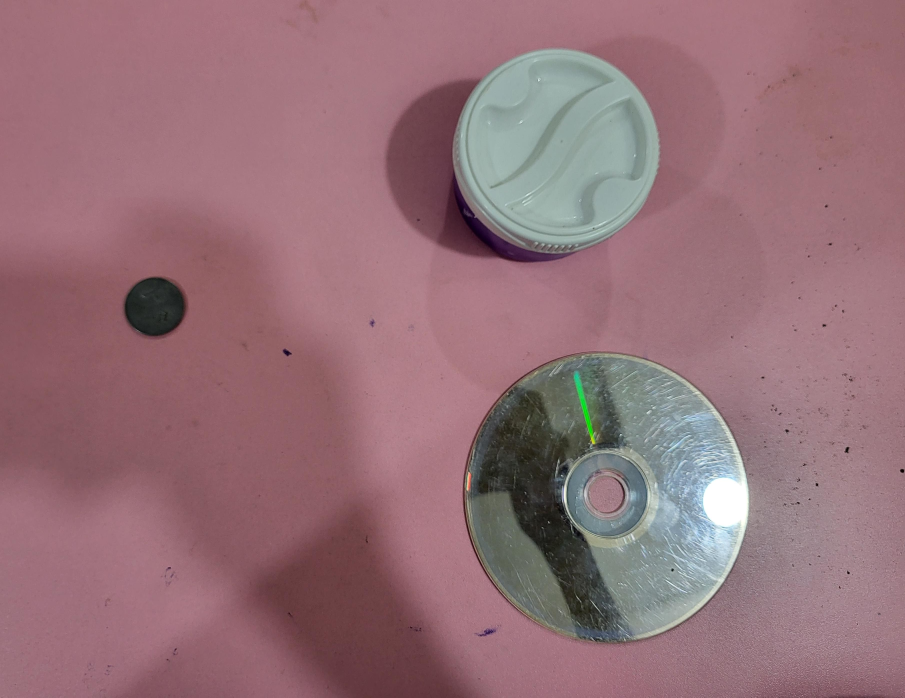
#> input picture test1.png, 3620 x 2790 px (shown at 1/4 size)
$ python cion.py   (older library calls are emulated)
#> lines starting #> are read from the running program, lines starting #| are printed output that depends on the picture; after the words box and inside, x2 and y2 are one past the last pixel; in counts of white or black regions, pixels touching at a corner belong together
# Object Dimension Measurement using Computer Vision
# This script measures the dimensions of objects in an image using a reference object

# Import required libraries
from scipy.spatial import distance as dist  # For calculating Euclidean distances
from imutils import perspective               # For perspective correction and point ordering  # type: ignore
from imutils import contours                 # For contour sorting utilities  # type: ignore
import numpy as np                           # For numerical operations and array handling
import imutils                               # Additional computer vision utilities  # type: ignore
import cv2                                   # OpenCV for image processing


def midpoint(ptA, ptB):
	"""
	Calculate the midpoint between two points
	Args:
		ptA: First point (x, y)
		ptB: Second point (x, y)
	Returns:
		Tuple containing the midpoint coordinates
	"""
	return ((ptA[0] + ptB[0]) * 0.5, (ptA[1] + ptB[1]) * 0.5)

# Configuration parameters
image_path = 'test1.png'      # Path to the input image
ref_obj_width = 25            # Width of the reference object in millimeters (used for scale calibration)

# Load and preprocess the image
image = cv2.imread(image_path)
#> image is the input picture: shape (2790, 3620, 3); mean B, G, R 119.7, 112.6, 148.8

# Get original image dimensions
height = image.shape[0]
#> height = 2790
width = image.shape[1]
#> width = 3620

# Resize image to 1/5 of original size for faster processing
image = cv2.resize(image, (int(width/5),int(height/5)))
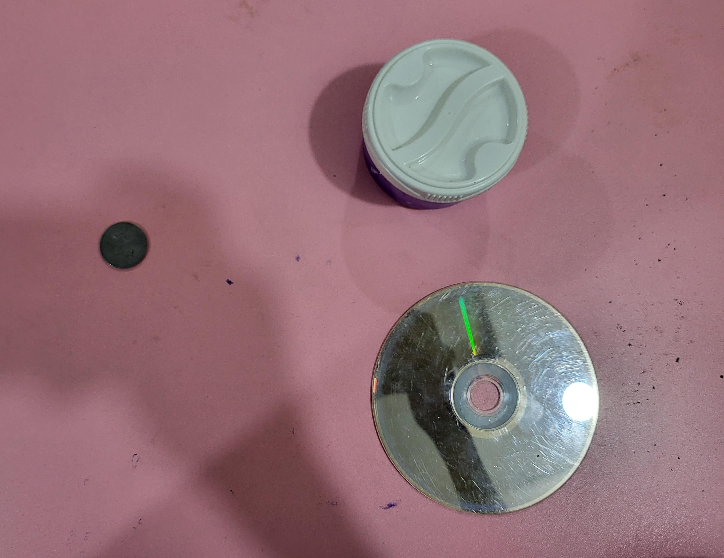
#> image: shape (558, 724, 3); mean B, G, R 119.7, 112.6, 148.8

print(image.shape)  # Display the new image dimensions
#| (558, 724, 3)

# Convert image to grayscale for edge detection
gray = cv2.cvtColor(image, cv2.COLOR_BGR2GRAY)
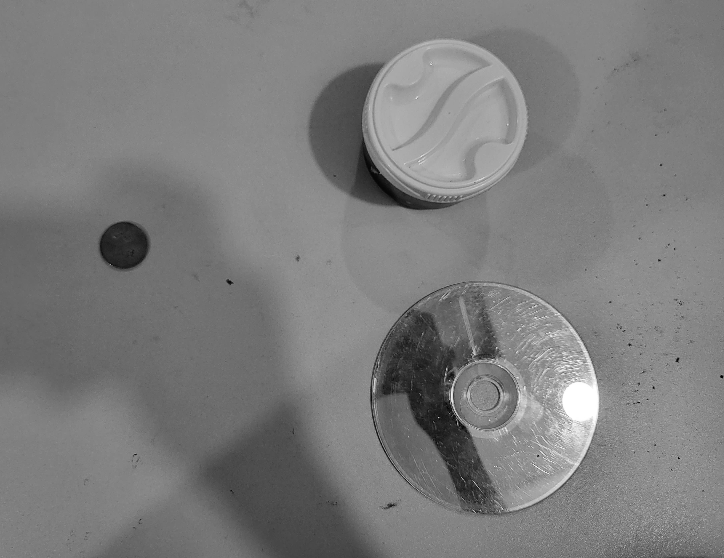
#> gray: shape (558, 724); min 0, max 255, mean 124.2
# Apply Gaussian blur to reduce noise
gray = cv2.GaussianBlur(gray, (7, 7), 0)

# Edge detection using Canny algorithm
edged = cv2.Canny(gray, 50, 100)
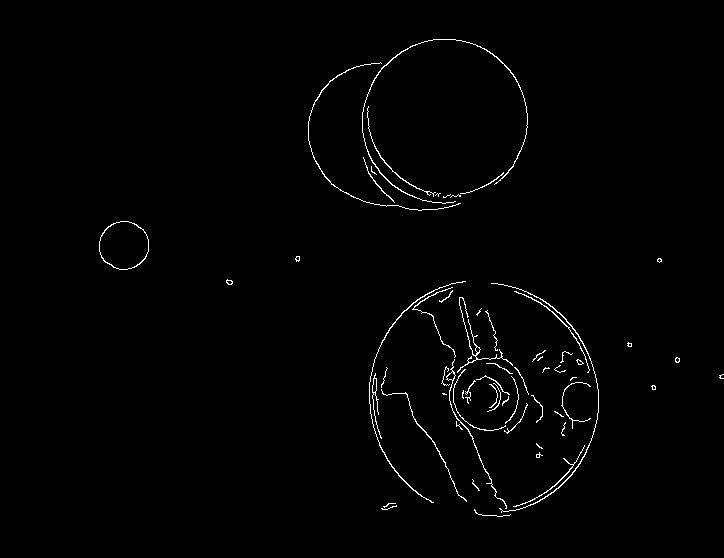
#> edged: shape (558, 724); 1.1% white in thin lines or dots, all inside (x1, y1, x2, y2) = (99, 39, 724, 517)
# Morphological operations to clean up the edges
# Dilation: expand white regions (edges)
edged = cv2.dilate(edged, None, iterations=1)  # type: ignore
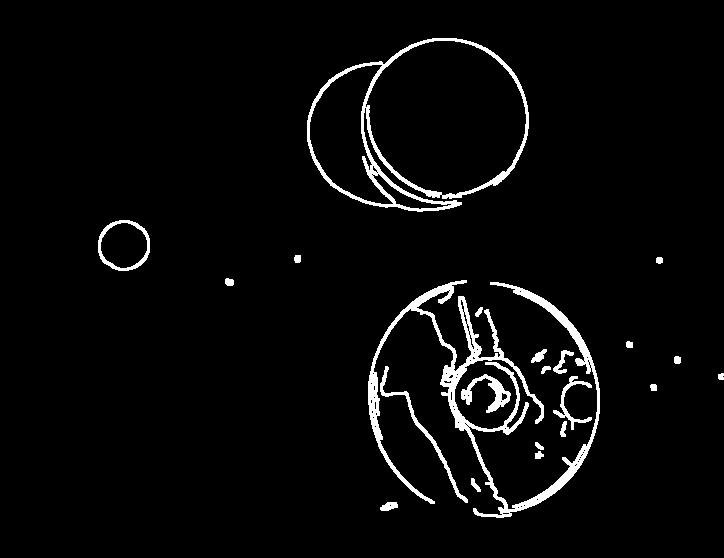
#> edged: shape (558, 724); 3.6% white; 22 white regions, largest, box (x1, y1, x2, y2) and area: (368, 280, 600, 518) 7383, (307, 38, 529, 212) 3935, (380, 366, 468, 503) 678
# Erosion: shrink white regions back to original size, removing noise
edged = cv2.erode(edged, None, iterations=1)  # type: ignore
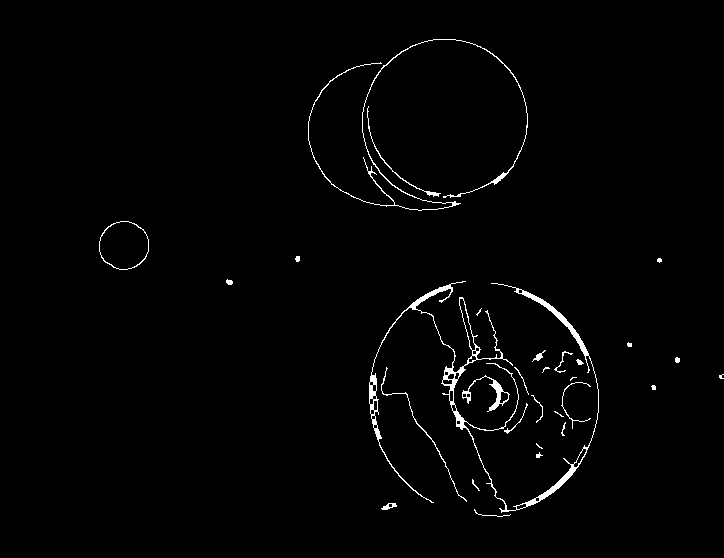
#> edged: shape (558, 724); 1.4% white; 30 white regions (7 under 20 px)

# Find contours in the edge-detected image
cnts = cv2.findContours(edged.copy(), cv2.RETR_EXTERNAL,
	cv2.CHAIN_APPROX_SIMPLE)
#> cnts = 30 contours, 19 with area under 20; largest, box (x1, y1, x2, y2) and area: (369, 281, 599, 513) 2435, (99, 221, 149, 270) 1867, (462, 375, 510, 412) 307, (308, 39, 528, 211) 294, (367, 106, 441, 197) 70
# Extract contours from the result (handles different OpenCV versions)
cnts = imutils.grab_contours(cnts)

# Sort contours from left-to-right for consistent processing
(cnts, _) = contours.sort_contours(cnts)
pixelsPerMetric = None  # Variable to store the pixel-to-metric ratio

# Process each contour found in the image
for c in cnts:
	# Filter out small contours (noise) - skip contours smaller than 100 pixels
	if cv2.contourArea(c) < 100:
		continue

	# Create a copy of the original image for drawing measurements
	orig = image.copy()

	# Find the minimum area rectangle that encloses the contour
	box = cv2.minAreaRect(c)
	# Get the corner points of the bounding box
	box = cv2.cv.BoxPoints(box) if imutils.is_cv2() else cv2.boxPoints(box)  # type: ignore
	box = np.array(box, dtype="int")

	# Order the points in a consistent manner (top-left, top-right, bottom-right, bottom-left)
	box = perspective.order_points(box)
	# Draw the bounding box on the image
	cv2.drawContours(orig, [box.astype("int")], -1, (0, 255, 0), 2)

	# Draw circles at each corner of the bounding box
	for (x, y) in box:
		cv2.circle(orig, (int(x), int(y)), 5, (0, 0, 255), -1)

	# Unpack the ordered bounding box points
	(tl, tr, br, bl) = box

	# Calculate midpoints of the top and bottom edges
	(tltrX, tltrY) = midpoint(tl, tr)    # Top edge midpoint
	(blbrX, blbrY) = midpoint(bl, br)    # Bottom edge midpoint

	# Calculate midpoints of the left and right edges
	(tlblX, tlblY) = midpoint(tl, bl)    # Left edge midpoint
	(trbrX, trbrY) = midpoint(tr, br)    # Right edge midpoint

	# Draw circles at the midpoints for visualization
	cv2.circle(orig, (int(tltrX), int(tltrY)), 5, (255, 0, 0), -1)
	cv2.circle(orig, (int(blbrX), int(blbrY)), 5, (255, 0, 0), -1)
	cv2.circle(orig, (int(tlblX), int(tlblY)), 5, (255, 0, 0), -1)
	cv2.circle(orig, (int(trbrX), int(trbrY)), 5, (255, 0, 0), -1)

	# Draw lines connecting the midpoints to show the measurement lines
	cv2.line(orig, (int(tltrX), int(tltrY)), (int(blbrX), int(blbrY)),
		(255, 0, 255), 2)  # Vertical measurement line
	cv2.line(orig, (int(tlblX), int(tlblY)), (int(trbrX), int(trbrY)),
		(255, 0, 255), 2)  # Horizontal measurement line

	# Calculate the Euclidean distances between midpoints (in pixels)
	dA = dist.euclidean((tltrX, tltrY), (blbrX, blbrY))  # Height in pixels
	dB = dist.euclidean((tlblX, tlblY), (trbrX, trbrY))  # Width in pixels

	# Initialize the pixels-per-metric ratio using the first object as reference
	if pixelsPerMetric is None:
		pixelsPerMetric = dB / ref_obj_width

	# Convert pixel measurements to real-world measurements (millimeters)
	dimA = dA / pixelsPerMetric  # Height in millimeters
	dimB = dB / pixelsPerMetric  # Width in millimeters

	# Draw the measurement text on the image
	cv2.putText(orig, "{:.1f}mm".format(dimA),
		(int(tltrX - 15), int(tltrY - 10)), cv2.FONT_HERSHEY_SIMPLEX,
		0.65, (255, 255, 255), 2)  # Height measurement
	cv2.putText(orig, "{:.1f}mm".format(dimB),
		(int(trbrX + 10), int(trbrY)), cv2.FONT_HERSHEY_SIMPLEX,
		0.65, (255, 255, 255), 2)  # Width measurement

	# Display the result image with measurements
	cv2.imshow("Image", orig)
	cv2.waitKey(0)  # Wait for key press to continue to next object
#> this loop made 30 passes
#> (tl, tr, br, bl, tltrX, tltrY, blbrX, blbrY) on pass 1: ([99, 221], [148, 221], [148, 269], [99, 269], 123.5, 221, 123.5, 269)
#> (tl, tr, br, bl, tltrX, tltrY, blbrX, blbrY) on passes 4, 6, 9: ([288, 91], [493, 14], [550, 169], [346, 245], 390.5, 52.5, 448, 207), ([385, 267], [614, 299], [582, 523], [353, 490], 499.5, 283, 467.5, 506.5), ([484, 369], [511, 396], [486, 421], [459, 394], 497.5, 382.5, 472.5, 407.5)
#> pass 1, `cv2.imshow("Image", orig)`:
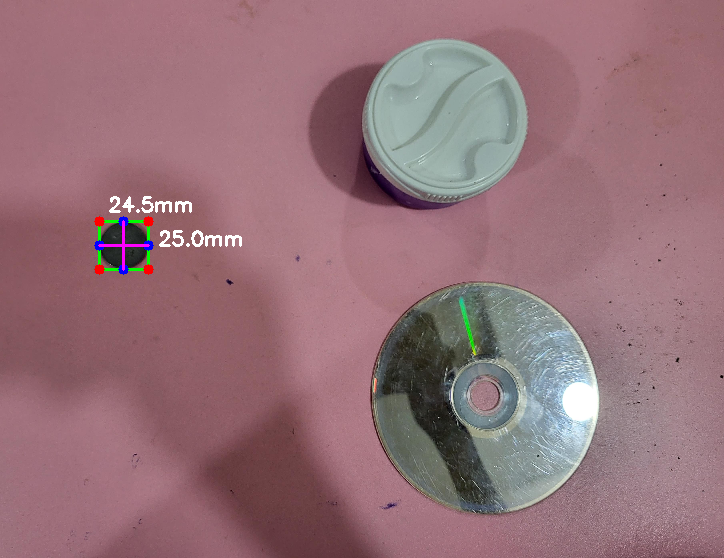
#> window 'Image': shape (558, 724, 3); mean B, G, R 120.2, 113, 149.1
#> after the loop, pixelsPerMetric = 1.96

$ run again, with Grape.jpg saved as test1.png
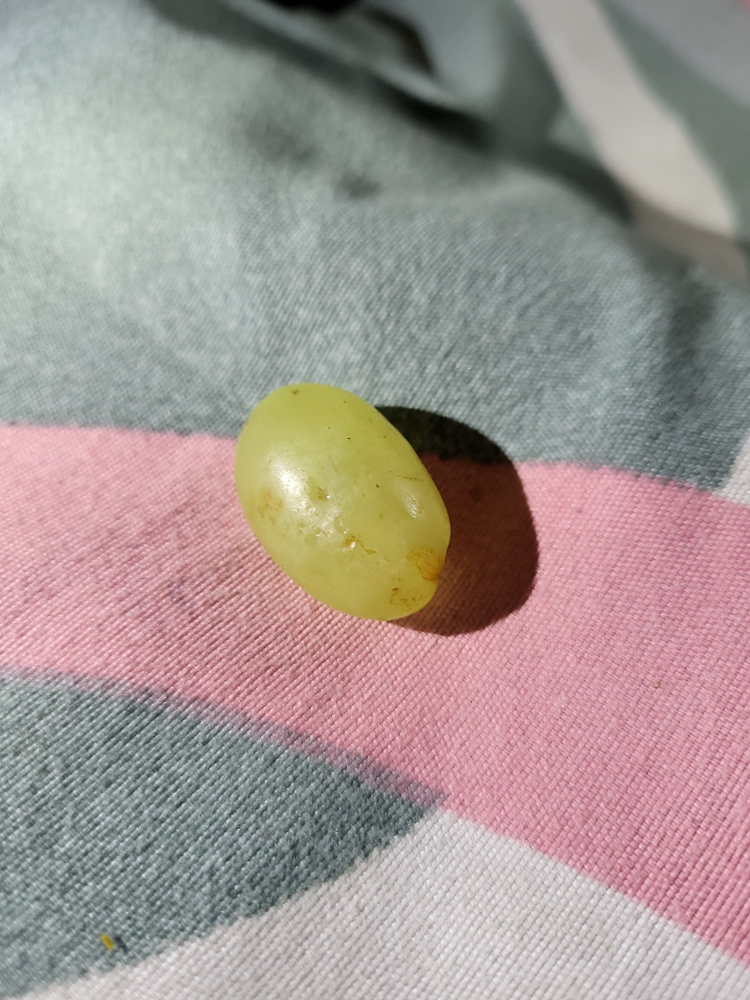
#> input picture Grape.jpg, 3000 x 4000 px (shown at 1/4 size)
#> image is the input picture: shape (4000, 3000, 3); mean B, G, R 146.2, 149.8, 162.1
#> image: shape (800, 600, 3)
#| (800, 600, 3)
#> `edged = cv2.erode(edged, None, iterations=1)`:
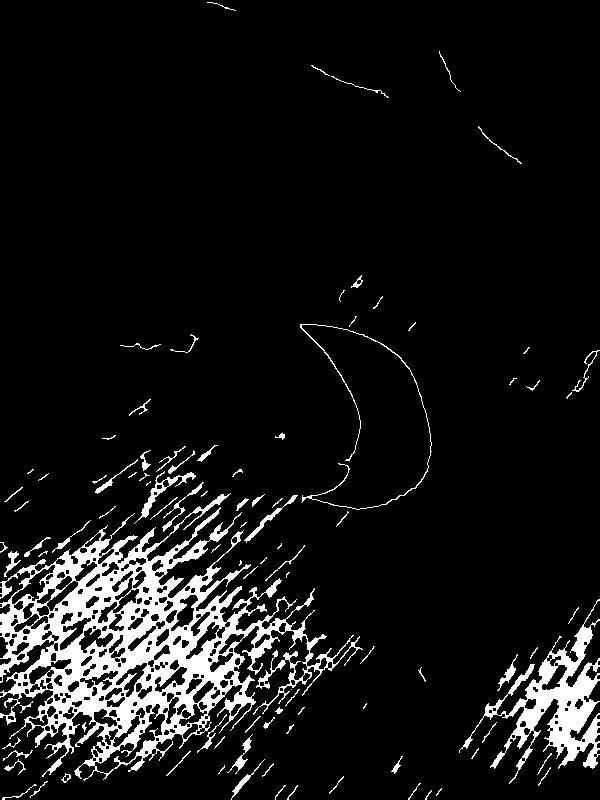
#> edged: shape (800, 600); 8.6% white; 99 white regions (29 under 20 px)
#> cnts = 99 contours, 66 with area under 20; largest, box (x1, y1, x2, y2) and area: (0, 493, 363, 781) 41318, (459, 599, 600, 784) 6177, (134, 471, 196, 524) 404, (244, 495, 298, 543) 192, (300, 324, 432, 510) 166
#> the loop `for c in cnts:` made 99 passes
#> (tl, tr, br, bl, tltrX, tltrY, blbrX, blbrY) on pass 2: ([-56, 604], [267, 447], [371, 661], [48, 818], 105.5, 525.5, 209.5, 739.5)
#> pass 2, `cv2.imshow("Image", orig)`:
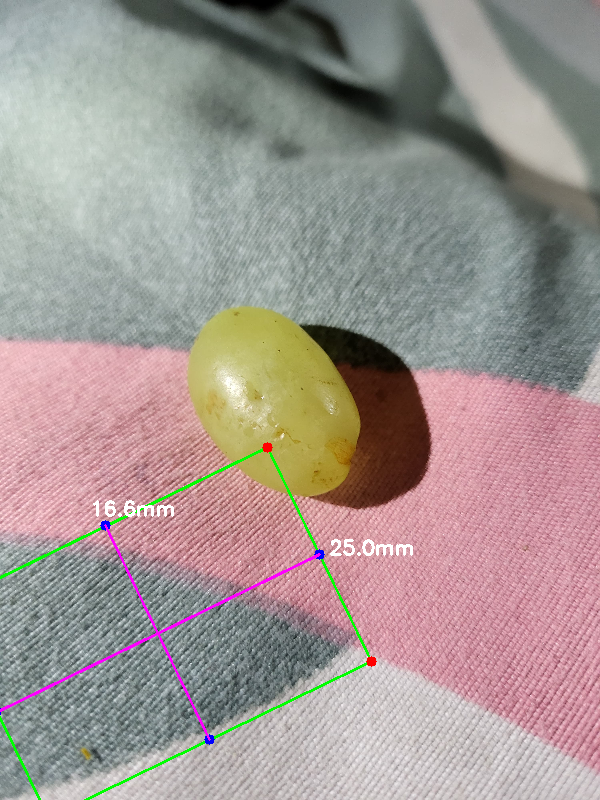
#> window 'Image': shape (800, 600, 3); mean B, G, R 146, 149.9, 161.6
#> after the loop `for c in cnts:`: pixelsPerMetric = 14.37
